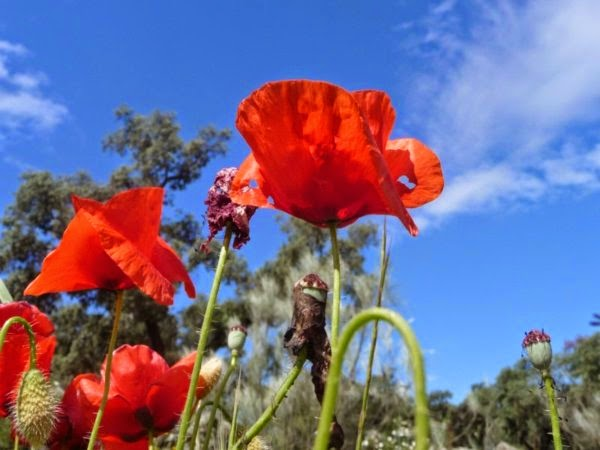
#> input picture PIL/amapolas.jpg, 600 x 450 px
$ python procesamiento_de_imagen.py   (Python 2 division)
#> lines starting #> are read from the running program, lines starting #| are printed output that depends on the picture
# -*- coding: cp1252 -*-
from PIL import Image

def abrir_imagen(ruta):
    try:
        imagen = Image.open(ruta)
        #imagen.show()
        return imagen
    except:
        print "No ha sido posible cargar la imagen"

imagen = Image.open("amapolas.jpg")
#> imagen is the input picture: PIL image 600x450 RGB; mean R, G, B 115.7, 108.7, 142.1


''' Consultar información de las imágenes '''
# FORMATO
print imagen.format # JPEG
#| JPEG
print

# TAMAÑO
print imagen.size # (600, 450)
#| (600, 450)
print

# TIPO
print imagen.mode # RGB
#| RGB
print

# [7 lines of commented-out code are left out]

''' Recortar imágenes '''
# region es una tupla (x, y, ancho, alto)
# imagen_original e imagen_nueva son las rutas de las imágenes
def recortar(imagen_original, region, imagen_nueva):
    imagen = Image.open(imagen_original)
    recorte = imagen.crop(region)
    # recorte.show()
    recorte.size # Mostrar tamaño de imagen final
    recorte.save(imagen_nueva)

''' Cambiar tamaño de las imágenes '''
imagen.resize((400, 300))

''' Rotar imagen '''
imagen.rotate(45) # Sentido contrario de las agujas del reloj

'''Pegar una región dentro de otra imagen:'''
'''
imagen.paste(region, caja) region es la imagen a pegar (como objeto)
y caja es una tupla (x, y, ancho, alto) que indica donde será colocada
'''

''' Crear miniaturas '''
imagen.thumbnail((160, 120))
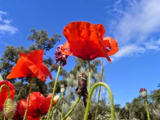
#> imagen: PIL image 160x120 RGB; mean R, G, B 115.7, 108.7, 142.1
